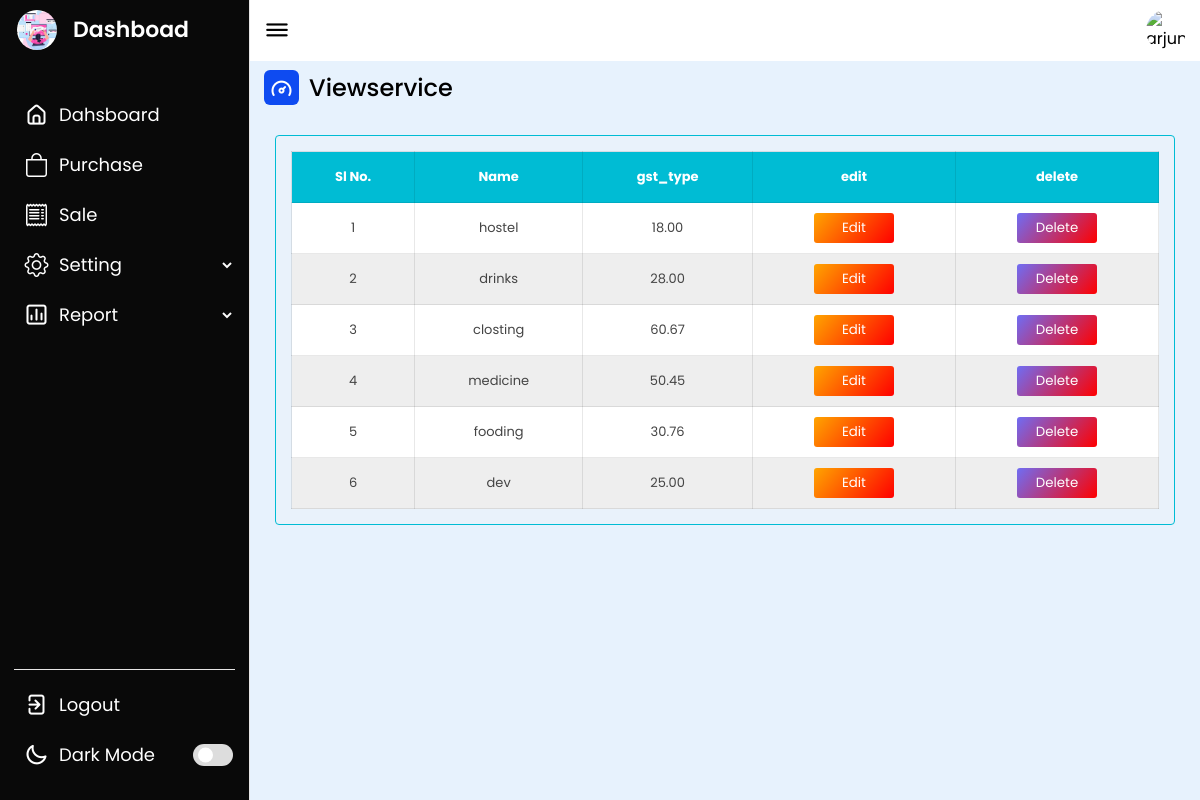
The page /viewservice.php (signed in) on the database its author committed.
### tables this page shows
CREATE TABLE `service_master` (
  `service_id` int(255) NOT NULL,
  `service_name` varchar(255) NOT NULL,
  `gst_per` decimal(10,2) NOT NULL
);

### viewservice.php (the view, shortened to what this page needs)
<?php
     include 'db.php';
     ?>
<!DOCTYPE html>
<html lang="en">
<head>
    <link rel="stylesheet" href="css/mystyle.css">
</head>
<body>
<?php
	include 'navbar.php';
	?>
    <section class="dashboard">
    <div class="top">
            <i class="uil uil-bars sidebar-toggle"></i>
            <img src="images/profile.jpeg" alt="arjun">
        </div>
        <div class="dash-content">
            <div class="overview">
                <div class="title">
                    <i class="uil uil-tachometer-fast-alt"></i>
                    <span class="text">Viewservice</span>
                </div>
      <div class="table_responsive" style="max-height: 600px;">
    <table>
      <thead>
          <tr>
            <th><strong>Sl No.</strong></th>
            <th><strong>Name</strong></th>
            <th><strong>gst_type</strong></th>
            <th><strong>edit</strong></th>
            <th><strong>delete</strong></th>
          </tr>
          </thead>
          <?php
    $count=1;
    $sel_query="select * from service_master ORDER BY service_id asc;";
    $result = mysqli_query($con,$sel_query);
    while ($row =mysqli_fetch_array($result))
    {
    ?>
       <tr>
       <td align="center"><?php echo $count;?></td>
            <td align="center"><?php echo $row['service_name'];?></td>
            <td align="center"><?php echo $row['gst_per'];?></td>
            <td align="center">
            <a href="updateservice.php?vid=<?php echo $row['service_id'];?>">
              <button type="button" style="background: linear-gradient(
        130deg,
        orange,
        red
    ); color: #ffffff;
    border-radius: 3px; border: none;">Edit</button>
            </a>
            </td>
            <td align="center">
<a href="viewservice.php?id=<?php echo $row['service_id'];?>">
  <button type="button" onclick="return confirm('do you want to delete');" style="background: linear-gradient(
        130deg,
        #6f6df4,
        red
    ); color: #ffffff;
    border-radius: 3px; border: none;">Delete</button>
</a>
</td>
    </tr>
    <?php $count++; ?>
    <?php } ?>
    </table>
      </div>
            </div>
        </div>
    </section>
</body>
</html>

### navbar.php (shortened to what this page needs)
<!DOCTYPE html>
<html lang="en">
<head>
    <link rel="stylesheet" href="css/style.css">
    <link rel="stylesheet" href="https://unicons.iconscout.com/release/v4.0.0/css/line.css">
    <link rel="stylesheet" href="https://cdn.jsdelivr.net/npm/bootstrap-icons@1.7.2/font/bootstrap-icons.css">
    <link
      href="https://unpkg.com/boxicons@2.0.7/css/boxicons.min.css"
      rel="stylesheet"
    />
</head>
<body>
<nav>
        <div class="logo-name">
            <div class="logo-image">
               <img src="images/logo.jpeg" alt="">
            </div>
            <span class="logo_name" style="color: white;">Dashboad</span>
        </div>
        <div class="menu-items">
            <ul class="nav-links">
                <li><a href="welcome.php">
                    <i class="uil uil-estate"></i>
                    <span class="link-name">Dahsboard</span>
                </a></li>
                <li><a href="purchase.php">
                    <i class="bi bi-bag"></i>
                    <span class="link-name">Purchase</span>
                </a></li>
                <li><a href="sale.php">
                    <i class="bi bi-receipt"></i>
                    <span class="link-name">Sale</span>
                </a></li>
            <li>
          <div class="iocn-link" >
            <a href="#" >
	    <i class="bi bi-gear"></i>
              <span class="link-name" style="color: white;">Setting</span>
            </a>
            <i class="bx bxs-chevron-down arrow" style="color: white;"></i>
          </div>
        </li>
<li>
          <div class="iocn-link" >
            <a href="#" >
              <i class="uil uil-chart" style="color: white;"></i>
              <span class="link-name" style="color: white;">Report</span>
            </a>
            <i class="bx bxs-chevron-down arrow" style="color: white;"></i>
          </div>
        </li>
        </ul>
            <ul class="logout-mode">
                <li><a href="logout.php">
                    <i class="uil uil-signout"></i>
                    <span class="link-name">Logout</span>
                </a></li>
                <li class="mode">
                    <a href="#">
                        <i class="uil uil-moon"></i>
                    <span class="link-name">Dark Mode</span>
                </a>
                <div class="mode-toggle">
                  <span class="switch"></span>
                </div>
            </li>
            </ul>
        </div>
    </nav>
</body>
</html>

### css/mystyle.css (style rules this page uses)
* { box-sizing: border-box; }
.table_responsive { max-width: 900px; border: 1px solid #00bcd4; background-color: #efefef33; padding: 15px; overflow: auto; margin: auto; border-radius: 4px; }
table { width: 100%; font-size: 13px; color: #444; white-space: nowrap; border-collapse: collapse; }
table>thead { background-color: #00bcd4; color: #fff; }
table>thead th { padding: 15px; }
table th, table td { border: 1px solid #00000017; padding: 10px 15px; }
table>tbody>tr { background-color: #fff; transition: 0.3s ease-in-out; }
table>tbody>tr:nth-child(even) { background-color: rgb(238, 238, 238); }
button { width: 80px; height:30px; }

### css/style.css (style rules this page uses)
* { margin: 0; padding: 0; box-sizing: border-box; font-family: 'Poppins', sans-serif; }
:root { --primary-color: #0E4BF1; --panel-color: #FFF; --text-color: #000; --black-light-color: #707070; --border-color: #e6e5e5; --toggle-color: #DDD; --box1-color: #62a5ec; --box2-color: #FFE6AC; --box3-color: #E7D1FC; --box4-color: #87e6e3; --title-icon-color: #fff; --nav-color: #090909; --dash-color: #e7f2fd; --tran-05: all 0.5s ease; --tran-03: all 0.3s ease; --tran-03: all 0.2s ease; }
body { min-height: 100vh; background-color: var(--primary-color); }
nav { position: fixed; top: 0; left: 0; height: 100%; width: 250px; padding: 10px 14px; background-color: var(--nav-color); border-right: 1px solid var(--border-color); transition: var(--tran-05); }
nav .logo-name { display: flex; align-items: center; }
nav .logo-image { display: flex; justify-content: center; min-width: 45px; }
nav .logo-image img { width: 40px; object-fit: cover; border-radius: 50%; }
nav .logo-name .logo_name { font-size: 22px; font-weight: 600; color: var(--text-color); margin-left: 14px; transition: var(--tran-05); }
nav .menu-items { margin-top: 40px; height: calc(100% - 90px); display: flex; flex-direction: column; justify-content: space-between; }
.menu-items li { list-style: none; }
.menu-items li a { display: flex; align-items: center; height: 50px; text-decoration: none; position: relative; }
.menu-items li a i { font-size: 24px; min-width: 45px; height: 100%; display: flex; align-items: center; justify-content: center; color: white; }
.menu-items li a .link-name { font-size: 18px; font-weight: 400; color: white; transition: var(--tran-05); }
.menu-items .logout-mode { padding-top: 10px; border-top: 1px solid var(--border-color); }
.menu-items .mode { display: flex; align-items: center; white-space: nowrap; }
.menu-items .mode-toggle { position: absolute; right: 14px; height: 50px; min-width: 45px; display: flex; align-items: center; justify-content: center; cursor: pointer; }
.mode-toggle .switch { position: relative; display: inline-block; height: 22px; width: 40px; border-radius: 25px; background-color: var(--toggle-color); }
.switch:before { content: ""; position: absolute; left: 5px; top: 50%; transform: translateY(-50%); height: 15px; width: 15px; background-color: var(--panel-color); border-radius: 50%; transition: var(--tran-03); }
.dashboard { position: relative; left: 250px; background-color: var(--dash-color); min-height: 100vh; width: calc(100% - 250px); padding: 10px 14px; transition: var(--tran-05); }
.dashboard .top { position: fixed; top: 0; left: 250px; display: flex; width: calc(100% - 250px); justify-content: space-between; align-items: center; padding: 10px 14px; background-color: var(--panel-color); transition: var(--tran-05); z-index: 10; }
.dashboard .top .sidebar-toggle { font-size: 26px; color: var(--text-color); cursor: pointer; }
.top img { width: 40px; border-radius: 50%; }
.dashboard .dash-content { padding-top: 0px; }
.dash-content .title { display: flex; align-items: center; margin: 60px 0 30px 0; }
.dash-content .title i { position: relative; height: 35px; width: 35px; background-color: var(--primary-color); border-radius: 6px; color: var(--title-icon-color); display: flex; align-items: center; justify-content: center; font-size: 24px; }
.dash-content .title .text { font-size: 24px; font-weight: 500; color: var(--text-color); margin-left: 10px; }
.nav-links li .iocn-link { display: flex; align-items: center; justify-content: space-between; }

### rows shown on the page
service_master: service_name "hostel", gst_per "18.00"
service_master: service_name "drinks", gst_per "28.00"
service_master: service_name "closting", gst_per "60.67"
service_master: service_name "medicine", gst_per "50.45"
service_master: service_name "fooding", gst_per "30.76"
service_master: service_name "dev", gst_per "25.00"
